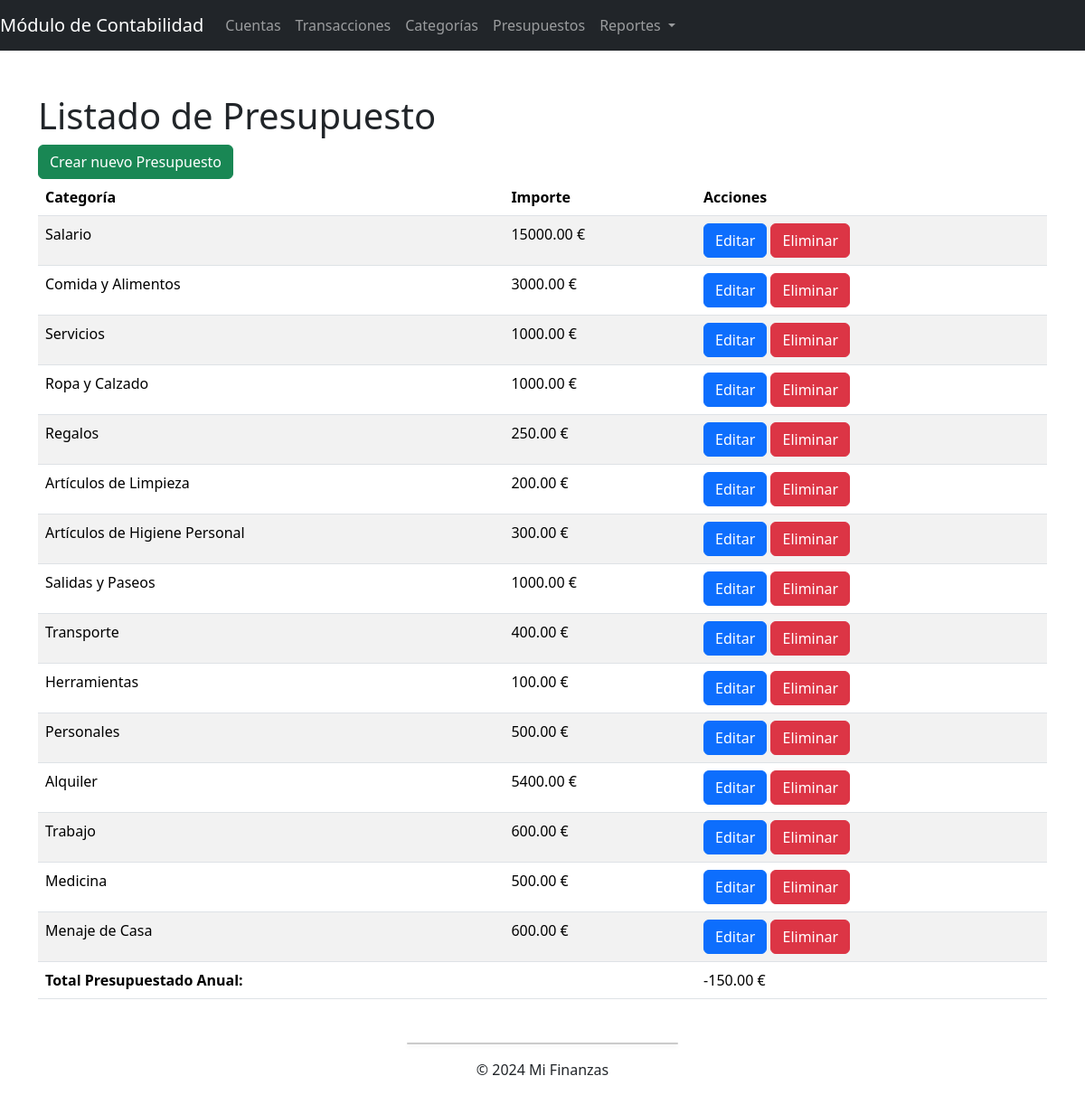
The page /presupuestos/ on the database as committed earlier.
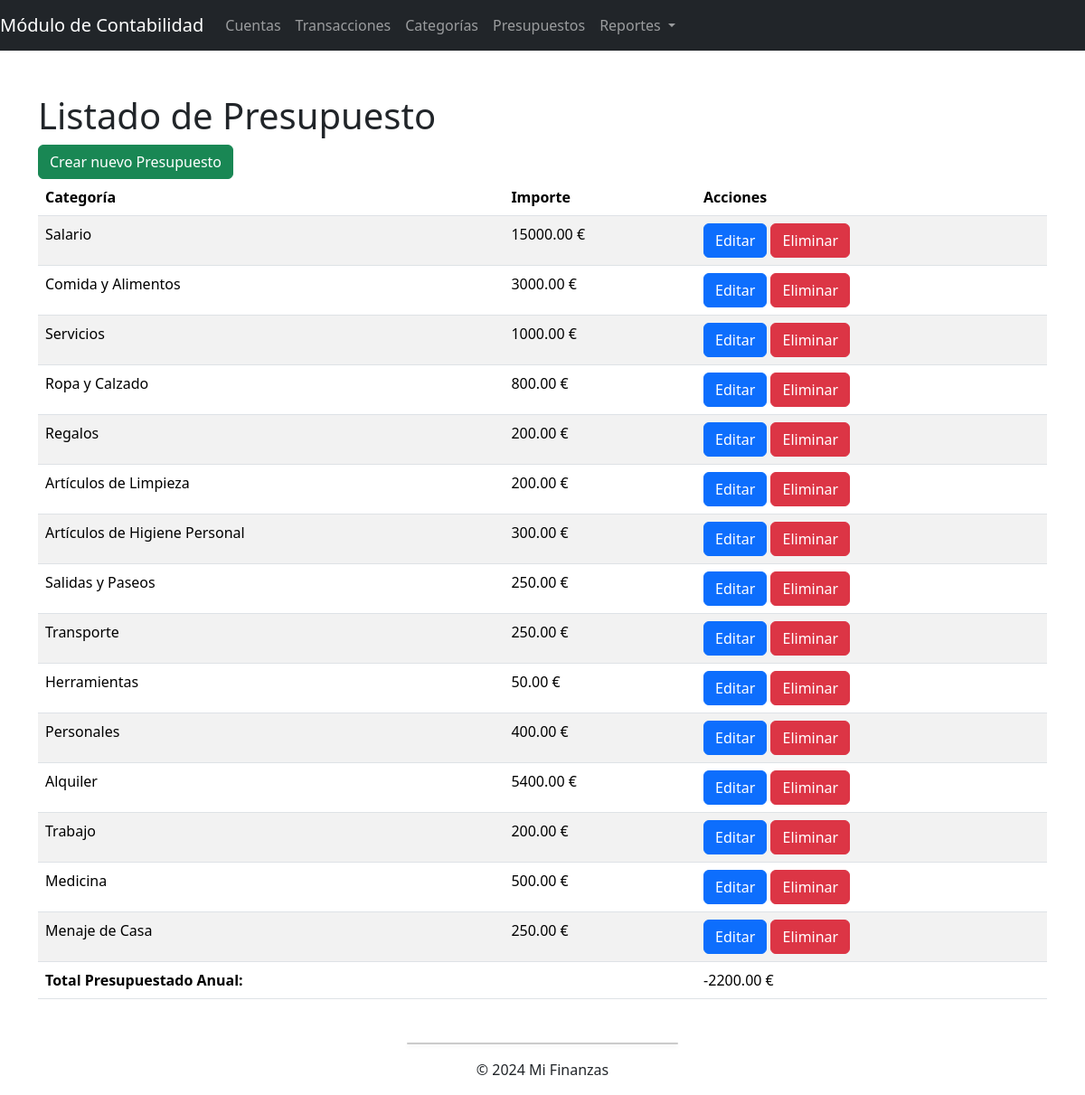
The same page on the database as committed later.
### contabilidad/models.py (models this page shows)
class Presupuesto(models.Model):
    id = models.AutoField(primary_key=True)
    categoria = models.ForeignKey(Categoria, on_delete=models.CASCADE)
    importe = models.DecimalField(max_digits=10, decimal_places=2)

class Categoria(models.Model):
    id = models.AutoField(primary_key=True)
    nombre = models.CharField(max_length=255)
    def __str__(self):
        return self.nombre

### contabilidad/views.py (the view)
# urls.py: path('presupuestos/', presupuesto_listar, name='presupuesto_listar'),
def presupuesto_listar(request):
    presupuestos = Presupuesto.objects.all()
    salario = presupuestos.filter(categoria__nombre='Salario').aggregate(Sum('importe'))['importe__sum']
    salario_importe = salario if salario else 0
    total_otros = presupuestos.exclude(categoria__nombre='Salario').aggregate(Sum('importe'))['importe__sum']
    total_otros = total_otros if total_otros else 0
    total = total_otros - salario_importe
    context = {
        'presupuestos': presupuestos,
        'total': total,
    }
    return render(request, 'contabilidad/presupuestos/listar.html', context)

### contabilidad/templates/contabilidad/presupuestos/listar.html (shortened to what this page needs)
{% extends 'base.html' %}
{% block content %}
    <h1>Listado de Presupuesto</h1>
    <a href="{% url 'presupuesto_crear' %}" class="btn btn-success">Crear nuevo Presupuesto</a>
    <table class="table table-striped table-hover">
        <thead>
            <tr>
                <th>Categoría</th>
                <th>Importe</th>
                <th>Acciones</th>
            </tr>
        </thead>
        <tbody>
            {% for presupuesto in presupuestos %}
            <tr>
                <td>{{ presupuesto.categoria }}</td>
                <td>{{ presupuesto.importe|floatformat:2 }} €</td>
                <td>
                    <a href="{% url 'presupuesto_editar' presupuesto.id %}" class="btn btn-primary">Editar</a>
                    <a href="{% url 'presupuesto_eliminar' presupuesto.id %}" class="btn btn-danger">Eliminar</a>
                </td>
            </tr>
            {% endfor %}
        </tbody>
        <tfoot>
            <tr>
                <td colspan="2"><strong>Total Presupuestado Anual:</strong></td>
                <td>{{ total|floatformat:2 }} €</td>
            </tr>
        </tfoot>
    </table>
{% endblock %}

### contabilidad/templates/base.html (shortened to what this page needs)
<!DOCTYPE html>
<html lang="es">
<head>
    {% load django_bootstrap5 %}
    <link rel="stylesheet" href="https://cdn.datatables.net/1.13.6/css/dataTables.bootstrap5.min.css">
    {% bootstrap_css %}
</head>
<body>
    <header class="navbar navbar-expand-lg navbar-dark bg-dark">
        <a class="navbar-brand" href="{% url 'inicio' %}">Módulo de Contabilidad</a>
        <div class="collapse navbar-collapse" id="navbarNavAltMarkup">
            <ul class="navbar-nav">
                <li class="nav-item"><a class="nav-link" href="{% url 'cuenta_listar' %}">Cuentas</a></li>
                <li class="nav-item"><a class="nav-link" href="{% url 'transaccion_listar' %}">Transacciones</a></li>
                <li class="nav-item"><a class="nav-link" href="{% url 'categoria_listar' %}">Categorías</a></li>
                <li class="nav-item"><a class="nav-link" href="{% url 'presupuesto_listar' %}">Presupuestos</a></li>
                <li class="nav-item dropdown">
                    <a class="nav-link dropdown-toggle" href="#" id="navbarDropdownMenuLink" role="button" data-bs-toggle="dropdown" aria-expanded="false">
                        Reportes
                    </a>
                </li>
            </ul>
        </div>
    </header>
    <main class="container mt-5">
        {% block content %}{% endblock %}
    </main>
    <footer class="mt-5">
        <div class="text-center">
            <hr class="w-25 mx-auto" />
            <p>&copy; 2024 Mi Finanzas</p>
        </div>
    </footer>
</body>
</html>

### contabilidad/templates/base.html (style rules this page uses)
hr { border-top: 2px solid #333; border-radius: 10px; box-shadow: 0px 2px 5px rgba(0, 0, 0, 0.3); }

Rows that differ between the two databases and show on the page:
changed Presupuesto "Ropa y Calzado": importe "1000.00" → "800.00"
changed Presupuesto "Regalos": importe "250.00" → "200.00"
changed Presupuesto "Salidas y Paseos": importe "1000.00" → "250.00"
changed Presupuesto "Transporte": importe "400.00" → "250.00"
changed Presupuesto "Herramientas": importe "100.00" → "50.00"
changed Presupuesto "Personales": importe "500.00" → "400.00"
changed Presupuesto "Trabajo": importe "600.00" → "200.00"
changed Presupuesto "Menaje de Casa": importe "600.00" → "250.00"
Other text that changed with them:
{{ total|floatformat:2 }}: "-150.00" → "-2200.00"
